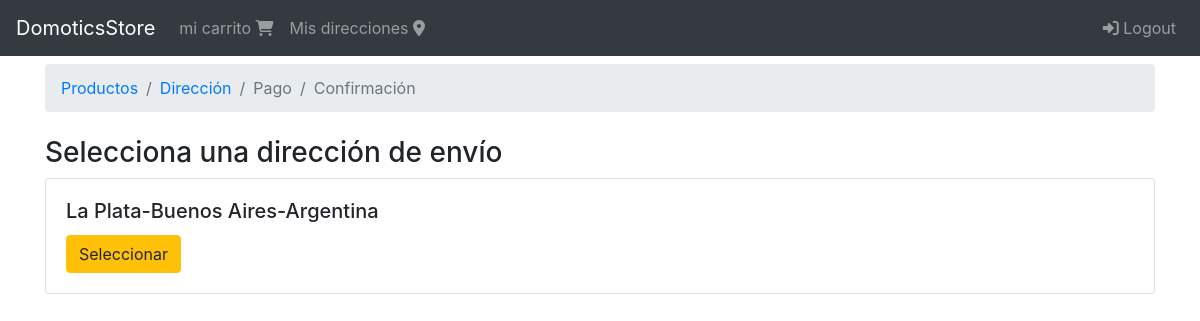
The page /orden/seleccionar/direccion (signed in) on the database as committed earlier.
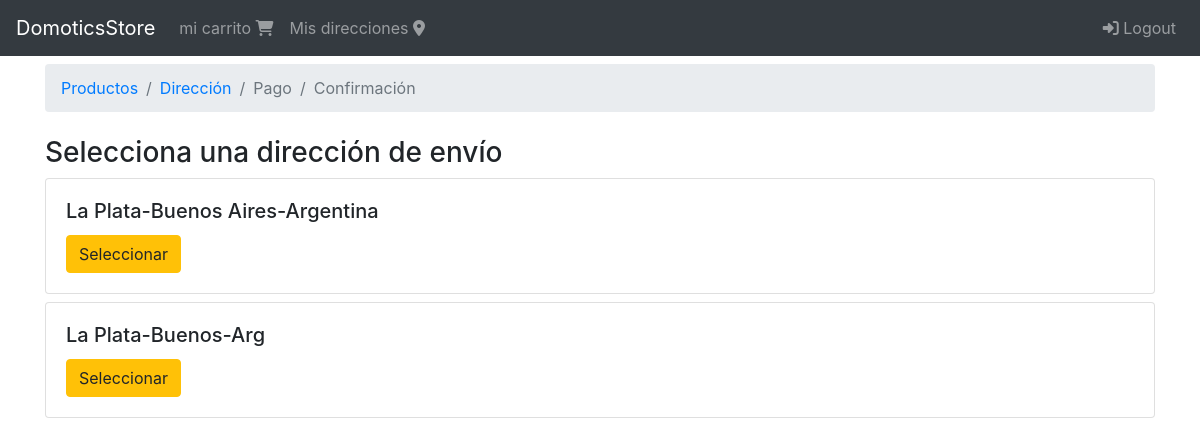
The same page on the database as committed later.
### shipping_address/models.py (models this page shows, shortened)
class ShippingAddress(models.Model):
    user = models.ForeignKey(User, null=False, blank=False, on_delete=models.CASCADE)
    calle1 = models.CharField(max_length=200)
    calle2 = models.CharField(max_length=200, blank=True)
    ciudad = models.CharField(max_length=100)
    provincia = models.CharField(max_length=100)
    pais = models.CharField(max_length=50)
    referencia = models.CharField(max_length=300)
    codigo_postal = models.CharField(max_length=10, null=False, blank=False)
    default = models.BooleanField(default=False)
    created_at = models.DateTimeField(auto_now_add=True)
    @property
    def address(self):
        return '{}-{}-{}'.format(self.ciudad, self.provincia, self.pais)

### orders/views.py (the view)
# urls.py: path('seleccionar/direccion', views.select_address, name='select_address'),
@login_required(login_url = 'login')
def select_address(request):
    shipping_addresses = request.user.shippingaddress_set.all()
    context = {
        'breadcrumb':breadcrumb(address=True),
        'shipping_addresses':shipping_addresses,
    }
    return render(request, 'orders/select_address.html',context)

### orders/utils.py (called while the page is built)
def breadcrumb(products=True, address=False, payment=False, confirmation=False):
    return [
        {'title':'Productos', 'active':products, 'url':reverse('orders:order')},
        {'title':'Dirección', 'active':address, 'url':reverse('orders:address')},
        {'title':'Pago', 'active':payment, 'url':reverse('orders:order')},
        {'title':'Confirmación', 'active':confirmation, 'url':reverse('orders:order')},
    ]

### orders/templates/orders/select_address.html (shortened to what this page needs)
{% extends 'base.html' %}
{% block breadcrumb %}
    {% include 'orders/snippets/breadcrumb.html' %}
{% endblock breadcrumb %}
{% block content %}
<div class="col">
    <div class="h3">
        Selecciona una dirección de envío
    </div>
    <div class="mt-2">
        {% for shipping_address in shipping_addresses %}
            <div class="card mb-2">
              <div class="card-body">
                <h5 class="card-title">{{ shipping_address.address}}</h5>
                <a href="{% url 'orders:check_address' shipping_address.pk %}" class="btn btn-warning">Seleccionar</a>
              </div>
            </div>
        {% endfor %}
    </div>
</div>
{% endblock content %}

Rows that differ between the two databases and show on the page:
added ShippingAddress: address "La Plata-Buenos-Arg"
